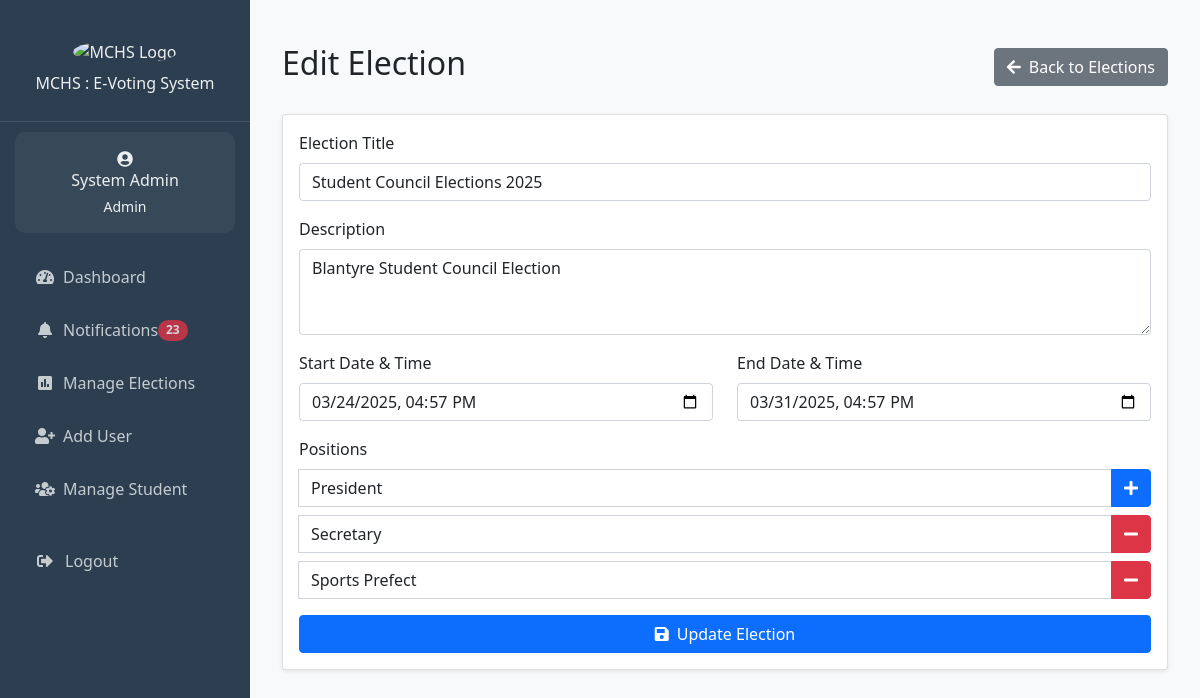
The page /admin/edit_election.php?id=47 (signed in) on the database its author committed.
### tables this page shows
CREATE TABLE IF NOT EXISTS `users` (
  `id` int NOT NULL AUTO_INCREMENT,
  `name` varchar(100) NOT NULL,
  `email` varchar(100) NOT NULL,
  `student_number` varchar(20) DEFAULT NULL,
  `branch` varchar(50) DEFAULT NULL,
  `year_of_study` varchar(20) DEFAULT NULL,
  `password_hash` varchar(255) NOT NULL,
  `role` enum('student','admin','candidate') NOT NULL DEFAULT 'student',
  `created_at` timestamp NULL DEFAULT CURRENT_TIMESTAMP,
  `updated_at` timestamp NULL DEFAULT CURRENT_TIMESTAMP ON UPDATE CURRENT_TIMESTAMP,
  PRIMARY KEY (`id`),
  UNIQUE KEY `email` (`email`),
  UNIQUE KEY `student_number` (`student_number`)
);

CREATE TABLE IF NOT EXISTS `elections` (
  `id` int NOT NULL AUTO_INCREMENT,
  `title` varchar(255) NOT NULL,
  `description` text,
  `branch` varchar(50) NOT NULL,
  `start_date` datetime NOT NULL,
  `end_date` datetime NOT NULL,
  `status` enum('upcoming','active','completed') DEFAULT 'upcoming',
  `created_by` int NOT NULL,
  `created_at` timestamp NULL DEFAULT CURRENT_TIMESTAMP,
  `updated_at` timestamp NULL DEFAULT CURRENT_TIMESTAMP ON UPDATE CURRENT_TIMESTAMP,
  `manual_status` tinyint(1) DEFAULT '0',
  PRIMARY KEY (`id`),
  UNIQUE KEY `unique_election` (`title`,`start_date`,`end_date`),
  KEY `created_by` (`created_by`)
);

CREATE TABLE IF NOT EXISTS `election_positions` (
  `id` int NOT NULL AUTO_INCREMENT,
  `election_id` int NOT NULL,
  `position_name` varchar(100) NOT NULL,
  `position_description` text,
  `required_year` int DEFAULT NULL,
  `max_candidates` int DEFAULT '1',
  `created_at` timestamp NULL DEFAULT CURRENT_TIMESTAMP,
  PRIMARY KEY (`id`),
  UNIQUE KEY `unique_position_per_election` (`election_id`,`position_name`),
  KEY `election_id` (`election_id`),
  KEY `idx_election_position` (`election_id`,`position_name`)
);

### includes/notifications.php (called while the page is built, shortened)
<?php
if (!function_exists('get_unread_notifications_count')) {
    function get_unread_notifications_count($conn, $user_id = null) {
        try {
            $sql = "SELECT COUNT(*) FROM notifications WHERE is_read = FALSE";
            $params = [];
            $stmt = $conn->prepare($sql);
            $stmt->execute($params);
            return (int) $stmt->fetchColumn();
        } catch (PDOException $e) {
            error_log("Error getting unread notifications count: " . $e->getMessage());
            return 0;
        }
    }
}

### admin/edit_election.php (the view, shortened to what this page needs)
<?php
require_once '../includes/header.php';
require_once '../includes/notifications.php';
$election_id = filter_input(INPUT_GET, 'id', FILTER_VALIDATE_INT);
try {
    $stmt = $conn->prepare("
        SELECT * FROM elections
        WHERE id = ?
    ");
    $stmt->execute([$election_id]);
    $election = $stmt->fetch(PDO::FETCH_ASSOC);
    $stmt = $conn->prepare("
        SELECT id, position_name
        FROM election_positions
        WHERE election_id = ?
    ");
    $stmt->execute([$election_id]);
    $existing_positions = $stmt->fetchAll(PDO::FETCH_ASSOC);
} catch (Exception $e) {
    $error = "Error loading election: " . $e->getMessage();
}
?>
<div class="container py-4">
    <div class="d-flex justify-content-between align-items-center mb-4">
        <h2>Edit Election</h2>
        <a href="elections.php" class="btn btn-secondary">
            <i class="fas fa-arrow-left me-2"></i>Back to Elections
        </a>
    </div>
    <div class="card shadow-sm">
        <div class="card-body">
            <form method="POST" class="needs-validation" novalidate>
                <div class="mb-3">
                    <label for="title" class="form-label">Election Title</label>
                    <input type="text" class="form-control" id="title" name="title"
                           value="<?php echo htmlspecialchars($election['title']); ?>" required>
                </div>
                <div class="mb-3">
                    <label for="description" class="form-label">Description</label>
                    <textarea class="form-control" id="description" name="description" rows="3" required><?php
                        echo htmlspecialchars($election['description']);
                    ?></textarea>
                </div>
                <div class="row">
                    <div class="col-md-6 mb-3">
                        <label for="start_date" class="form-label">Start Date & Time</label>
                        <input type="datetime-local" class="form-control" id="start_date" name="start_date"
                               value="<?php echo date('Y-m-d\TH:i', strtotime($election['start_date'])); ?>" required>
                    </div>
                    <div class="col-md-6 mb-3">
                        <label for="end_date" class="form-label">End Date & Time</label>
                        <input type="datetime-local" class="form-control" id="end_date" name="end_date"
                               value="<?php echo date('Y-m-d\TH:i', strtotime($election['end_date'])); ?>" required>
                    </div>
                </div>
                <div class="mb-3">
                    <label class="form-label">Positions</label>
                    <div id="positions-container">
                        <?php foreach ($existing_positions as $index => $position): ?>
                            <div class="input-group mb-2">
                                <input type="text" class="form-control" name="positions[]"
                                       value="<?php echo htmlspecialchars($position['position_name']); ?>"
                                       placeholder="Enter position name" required>
                                <?php if ($index === 0): ?>
                                    <button type="button" class="btn btn-primary" onclick="addPosition()">
                                        <i class="fas fa-plus"></i>
                                    </button>
                                <?php else: ?>
                                    <button type="button" class="btn btn-danger" onclick="removePosition(this)">
                                        <i class="fas fa-minus"></i>
                                    </button>
                                <?php endif; ?>
                            </div>
                        <?php endforeach; ?>
                    </div>
                </div>
                <div class="d-grid">
                    <button type="submit" class="btn btn-primary">
                        <i class="fas fa-save me-2"></i>Update Election
                    </button>
                </div>
            </form>
        </div>
    </div>
</div>
<?php require_once '../includes/footer.php'; ?>

### includes/sidebar-content.php (shortened to what this page needs)
<div class="sidebar-header">
  <img src="https://mchs.mw/img/mchs_logo.png" alt="MCHS Logo" class="img-fluid" style="width: 50%;">
  <h6 class="mt-0">MCHS : E-Voting System</h6>
</div>
<?php if (isset($user)): ?>
  <div class="user-info">
    <i class="fas fa-user-circle fa-1x mb-0"></i>
    <h6 class="mb-1"><?php echo htmlspecialchars($user['name']); ?></h6>
    <small><?php echo ucfirst($user['role']); ?></small>
  </div>
  <ul class="nav-menu">
    <?php if ($user['role'] === 'admin'): ?>
      <li class="nav-item">
        <a class="nav-link <?php echo $current_page === 'dashboard.php' ? 'active' : ''; ?>"
           href="/e_voting_system/admin/dashboard.php">
          <i class="fas fa-tachometer-alt me-2"></i>Dashboard
        </a>
      </li>
      <li class="nav-item">
        <a class="nav-link <?php echo $current_page === 'notifications.php' ? 'active' : ''; ?>"
           href="/e_voting_system/admin/notifications.php">
          <i class="fas fa-bell me-2"></i>Notifications
          <?php
          $unread_count = get_unread_notifications_count($conn);
          if ($unread_count > 0):
          ?>
            <span class="badge bg-danger rounded-pill">
              <?php echo $unread_count; ?>
            </span>
          <?php endif; ?>
        </a>
      </li>
      <li class="nav-item">
        <a class="nav-link <?php echo $current_page === 'manage_elections.php' ? 'active' : ''; ?>"
           href="/e_voting_system/admin/manage_elections.php">
          <i class="fas fa-poll me-2"></i>Manage Elections
        </a>
      </li>
      <li class="nav-item">
        <a class="nav-link <?php echo $current_page === 'add_student.php' ? 'active' : ''; ?>"
           href="/e_voting_system/admin/add_student.php">
          <i class="fas fa-user-plus me-2"></i>Add User
        </a>
      </li>
      <li class="nav-item">
        <a class="nav-link <?php echo $current_page === 'manage_students.php' ? 'active' : ''; ?>"
           href="/e_voting_system/admin/manage_students.php">
          <i class="fas fa-users-cog me-2"></i>Manage Student
        </a>
      </li>
    <?php endif; ?>
    <li class="nav-item mt-4">
      <a class="nav-link" href="/e_voting_system/logout.php">
        <i class="fas fa-sign-out-alt"></i>
        <span>Logout</span>
      </a>
    </li>
  </ul>
<?php endif; ?>

### includes/header.php (style rules this page uses)
:root { --primary-color: #2c3e50; --secondary-color: #3498db; --accent-color: #e74c3c; --text-light: #ecf0f1; --success-color: #2ecc71; }
.sidebar-header { padding: 20px; text-align: center; border-bottom: 1px solid rgba(255,255,255,0.1); }
.sidebar-header img { width: 80px; height: 80px; border-radius: 50%; margin-bottom: 10px; }
.user-info { padding: 15px; text-align: center; background: rgba(255,255,255,0.05); margin: 10px 15px; border-radius: 10px; }
.nav-menu { padding: 0; margin: 20px 0; }
.nav-item { list-style: none; margin: 5px 15px; }
.nav-link { color: var(--text-light) !important; padding: 12px 20px; border-radius: 8px; display: flex; align-items: center; transition: all 0.3s ease; text-decoration: none; opacity: 0.8; }
.nav-link i { margin-right: 10px; width: 20px; text-align: center; }

### rows shown on the page
users: name "System Admin", role "Admin"
elections: title "Student Council Elections 2025", description "Blantyre Student Council Election", start_date "03/24/2025 16:57", end_date "03/31/2025 16:57"
election_positions: position_name "President"
election_positions: position_name "Secretary"
election_positions: position_name "Sports Prefect"

### other values the page prints
$unread_count "23"
